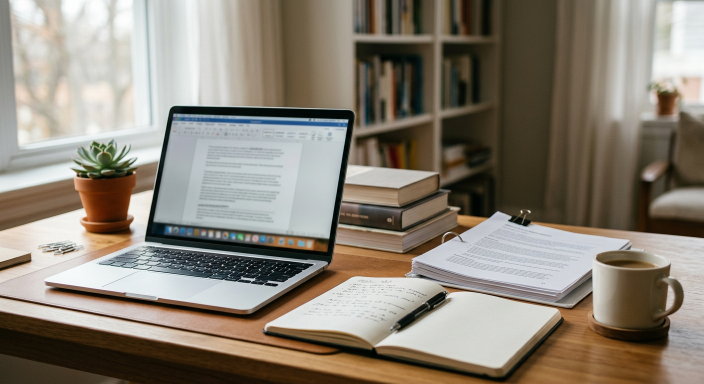
#> input picture assets/img/raw/about-desk.png, 1408 x 768 px (shown at 1/2 size); its folder holds only this picture in this run
$ python images.py
#> lines starting #> are read from the running program, lines starting #| are printed output that depends on the picture
"""Process generated images into web-ready assets.
  raw/*.png  ->  ../cover-<name>.jpg (1200x656)  +  ../thumb-<name>.jpg (800x420)
Run:  python3 tools/images.py
"""
from pathlib import Path
from PIL import Image, ImageEnhance

RAW = Path(__file__).resolve().parent.parent / "assets" / "img" / "raw"   # source PNGs (not deployed)
OUT = Path(__file__).resolve().parent.parent / "site" / "assets" / "img"  # deployed output

COVER = (1200, 656)
THUMB = (800, 420)


def crop_resize(im, size):
    tw, th = size
    w, h = im.size
    scale = max(tw / w, th / h)
    im = im.resize((max(1, round(w * scale)), max(1, round(h * scale))), Image.LANCZOS)
    w, h = im.size
    left = (w - tw) // 2
    top = int((h - th) * 0.38)          # bias slightly above centre — faces stay in frame
    return im.crop((left, top, left + tw, top + th))


def main():
    OUT.mkdir(parents=True, exist_ok=True)
    made = []
    for src in sorted(RAW.glob("*.png")):
        name = src.stem
        im = Image.open(src).convert("RGB")
#> im is the input picture: PIL image 1408x768 RGB; mean R, G, B 138.5, 130.1, 117.7
        im = ImageEnhance.Color(im).enhance(1.04)
        im = ImageEnhance.Contrast(im).enhance(1.03)

        cover = crop_resize(im, COVER)
#> in crop_resize, `im = im.resize((max(1, round(w * scale)), max(1, round(h * scale))), I..`:
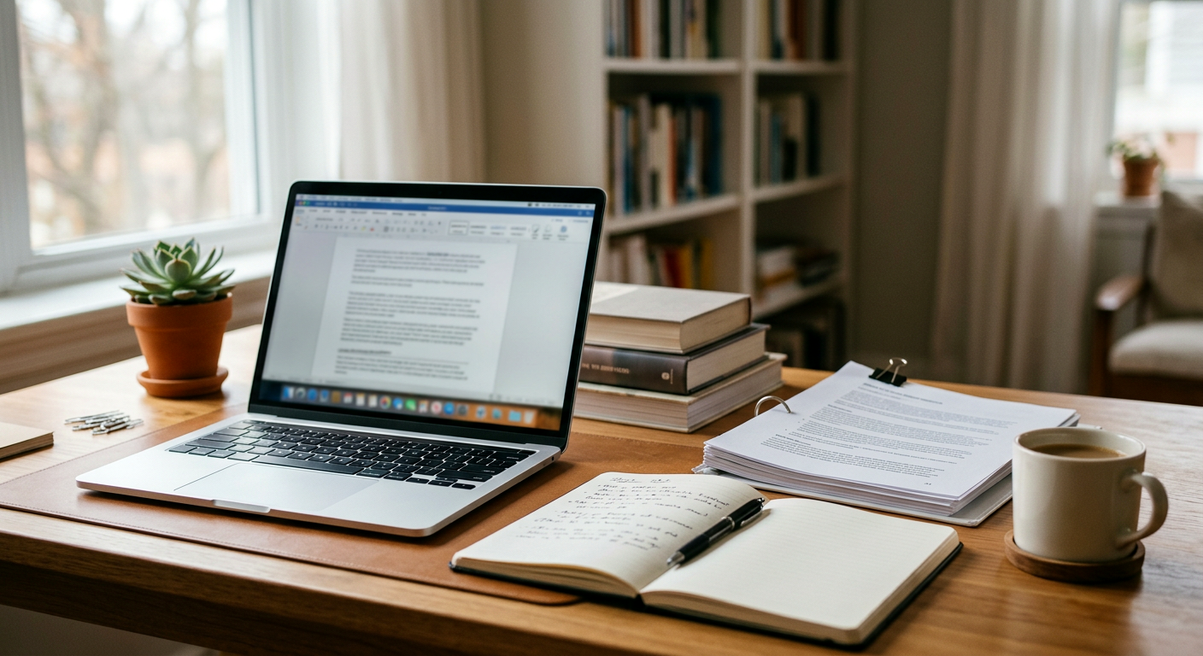
#> im: PIL image 1203x656 RGB; mean R, G, B 138.1, 129.1, 115.9
        cover.save(OUT / f"cover-{name}.jpg", "JPEG", quality=80, optimize=True, progressive=True)

        thumb = crop_resize(im, THUMB)
#> call 2 of crop_resize, with size = (800, 420)
#> in crop_resize (call 2), `return im.crop((left, top, left + tw, top + th))`:
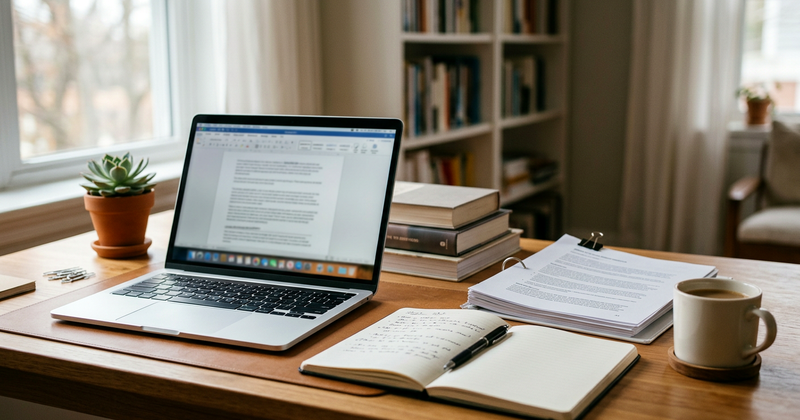
#> returned value: PIL image 800x420 RGB; mean R, G, B 139.1, 130.5, 117.7
        thumb.save(OUT / f"thumb-{name}.jpg", "JPEG", quality=78, optimize=True, progressive=True)
#> (the run stopped early here; a loop or call above may not have finished)

$ run again, on assets/img/raw/cat-credit.png
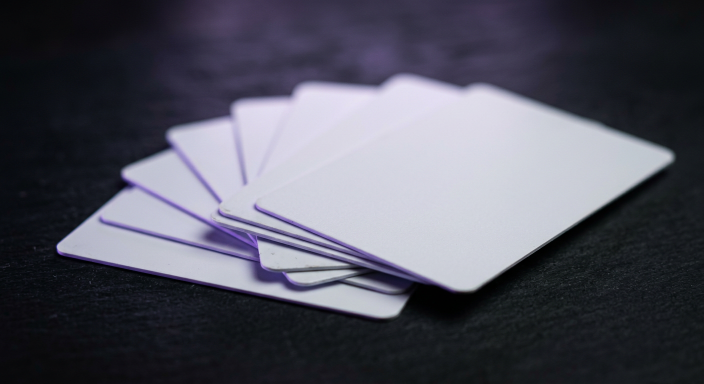
#> input picture assets/img/raw/cat-credit.png, 1408 x 768 px (shown at 1/2 size)
#> in main, im is the input picture: PIL image 1408x768 RGB; mean R, G, B 82.8, 83.3, 94.9
#> in crop_resize, `im = im.resize((max(1, round(w * scale)), max(1, round(h * scale))), I..`:
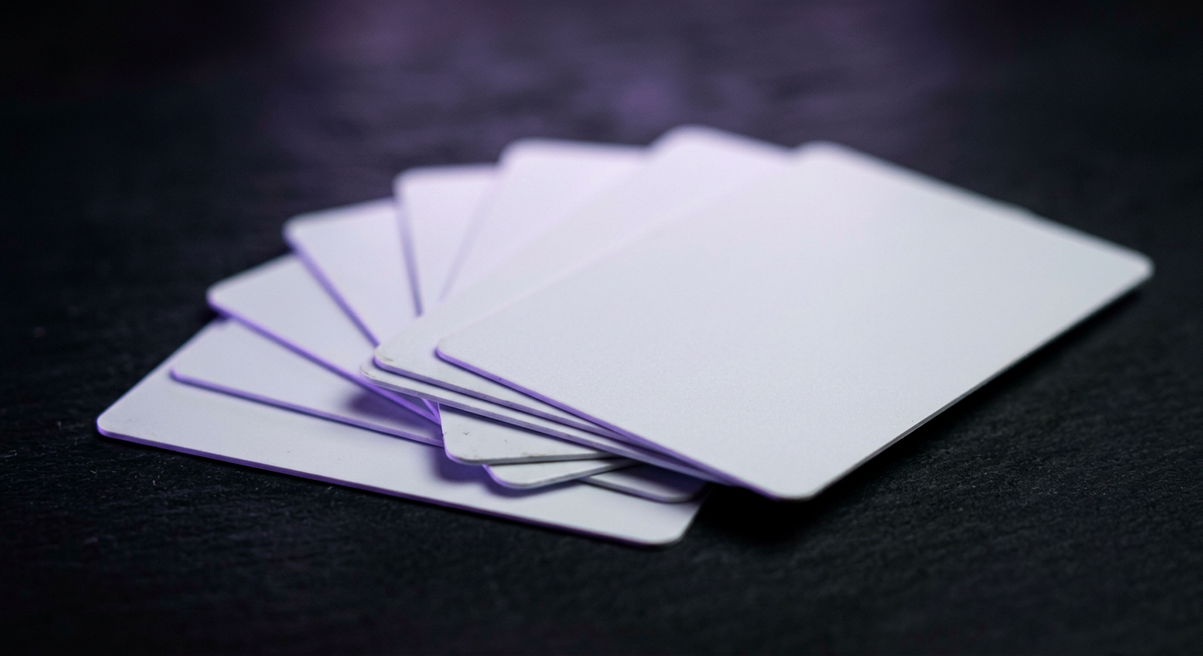
#> im: PIL image 1203x656 RGB; mean R, G, B 81.6, 82.3, 94.9
#> in crop_resize (call 2), `return im.crop((left, top, left + tw, top + th))`:
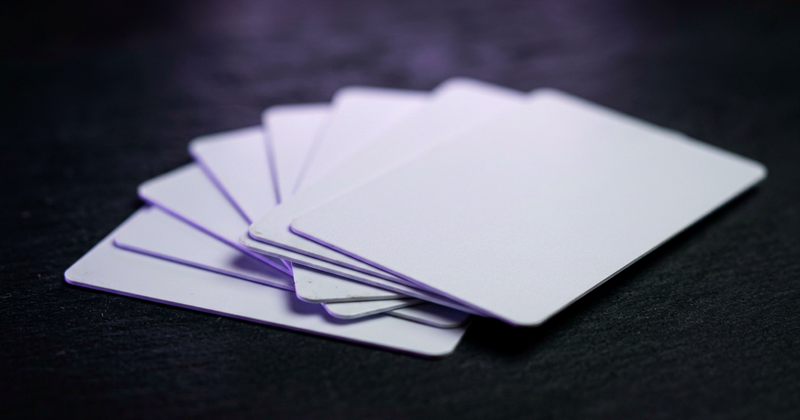
#> returned value: PIL image 800x420 RGB; mean R, G, B 83.8, 84.6, 97.3

$ run again, on assets/img/raw/cat-insurance.png
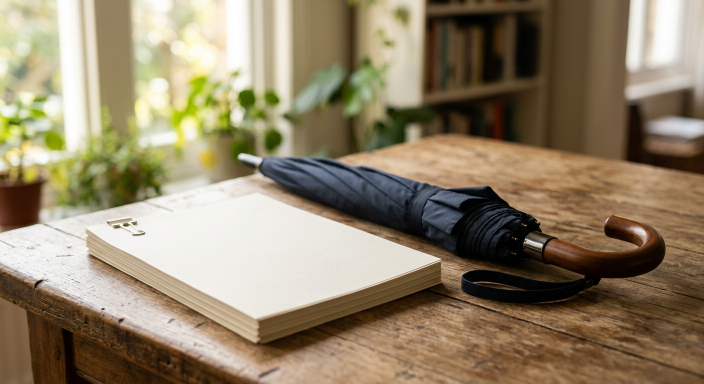
#> input picture assets/img/raw/cat-insurance.png, 1408 x 768 px (shown at 1/2 size)
#> in main, im is the input picture: PIL image 1408x768 RGB; mean R, G, B 145.5, 130.7, 105.5
#> in crop_resize, `im = im.resize((max(1, round(w * scale)), max(1, round(h * scale))), I..`:
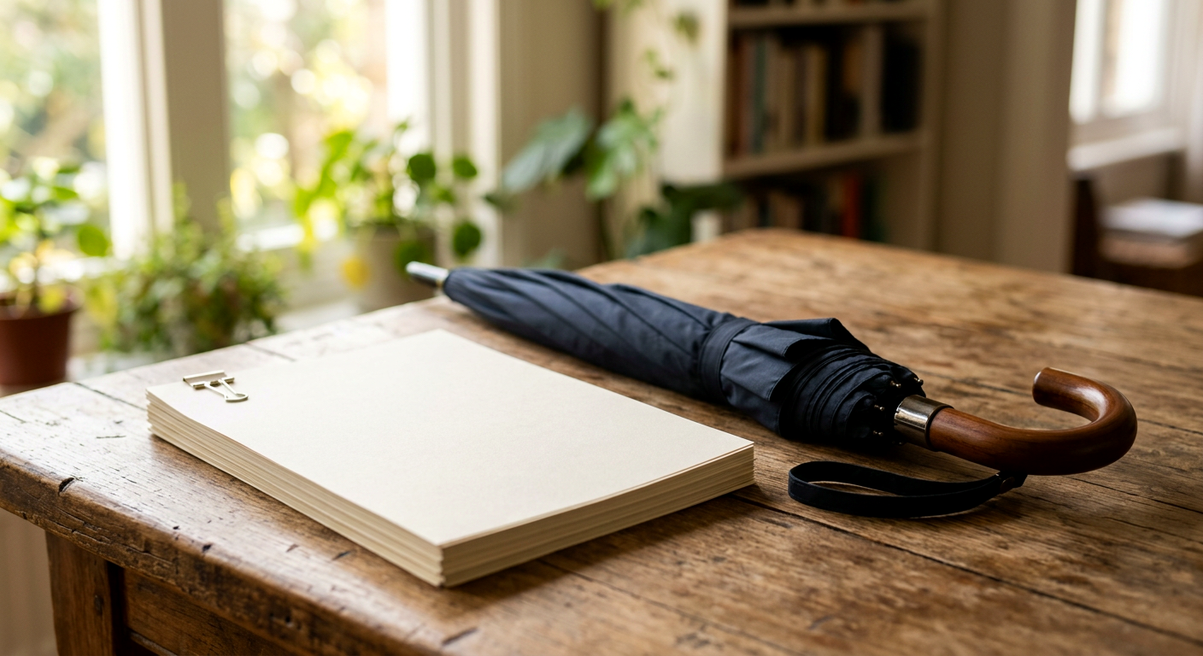
#> im: PIL image 1203x656 RGB; mean R, G, B 145.6, 129.6, 102.8
#> in crop_resize (call 2), `return im.crop((left, top, left + tw, top + th))`:
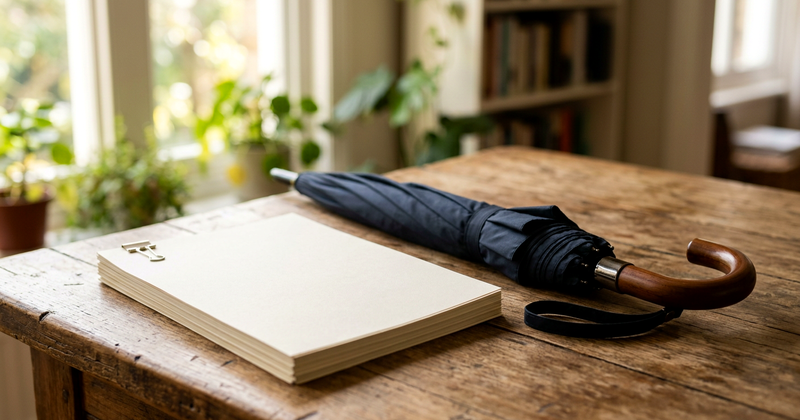
#> returned value: PIL image 800x420 RGB; mean R, G, B 145.7, 130, 103.3

$ run again, on assets/img/raw/loan-documents.png
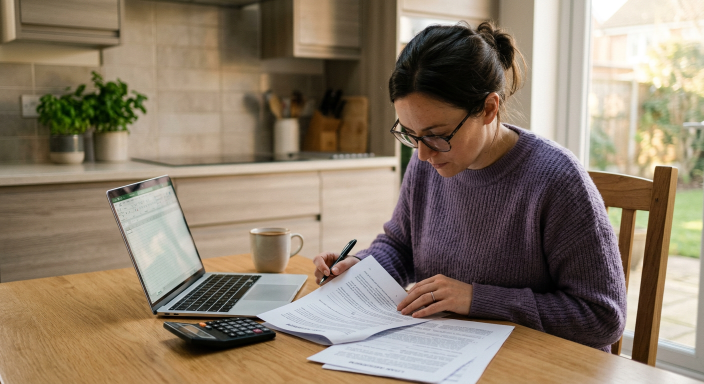
#> input picture assets/img/raw/loan-documents.png, 1408 x 768 px (shown at 1/2 size)
#> in main, im is the input picture: PIL image 1408x768 RGB; mean R, G, B 140.4, 124.9, 106.4
#> in crop_resize, `im = im.resize((max(1, round(w * scale)), max(1, round(h * scale))), I..`:
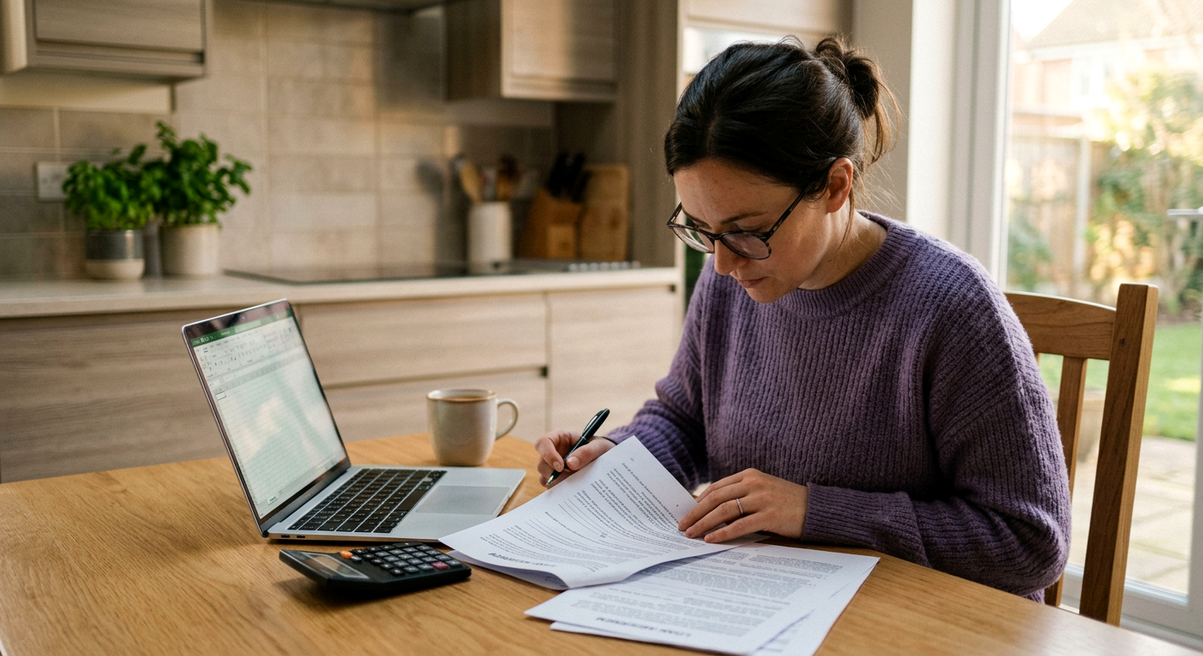
#> im: PIL image 1203x656 RGB; mean R, G, B 140.4, 123.6, 104
#> in crop_resize (call 2), `return im.crop((left, top, left + tw, top + th))`:
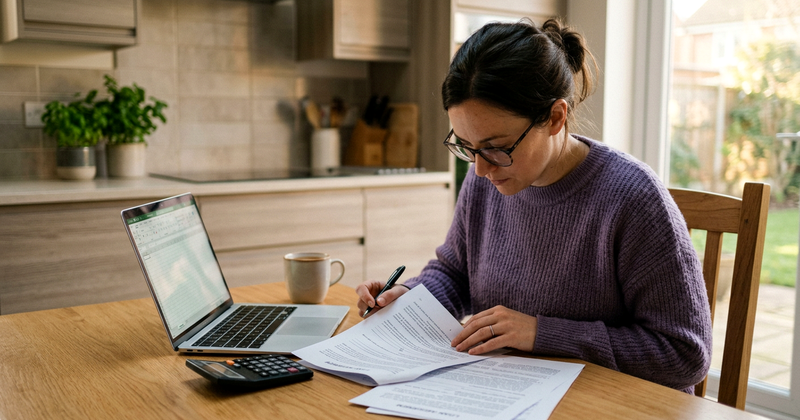
#> returned value: PIL image 800x420 RGB; mean R, G, B 139.2, 122.7, 103.5
